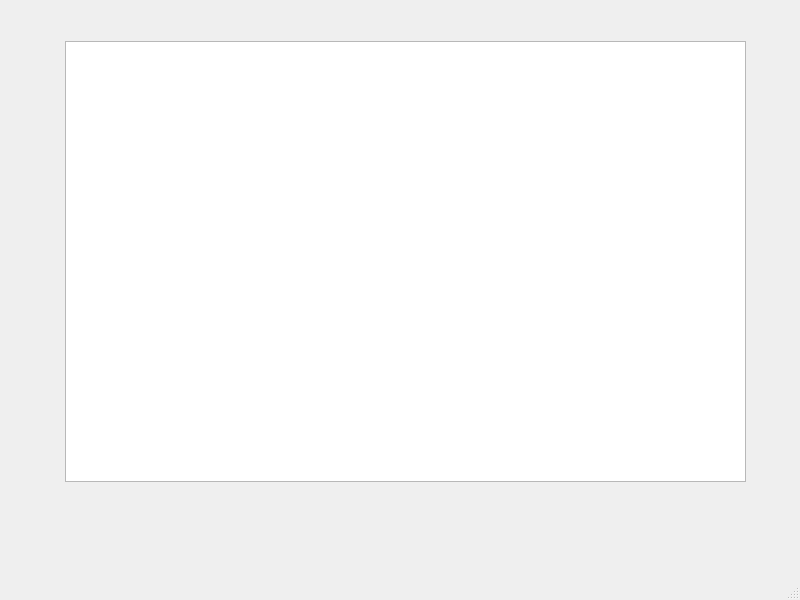
<?xml version="1.0" encoding="UTF-8"?>
<ui version="4.0">
 <class>GuiView</class>
 <widget class="QMainWindow" name="GuiView">
  <property name="geometry">
   <rect>
    <x>0</x>
    <y>0</y>
    <width>800</width>
    <height>600</height>
   </rect>
  </property>
  <property name="windowTitle">
   <string>Baba Is You</string>
  </property>
  <widget class="QWidget" name="centralwidget">
   <widget class="QGraphicsView" name="myGraphicsView">
    <property name="geometry">
     <rect>
      <x>65</x>
      <y>41</y>
      <width>681</width>
      <height>441</height>
     </rect>
    </property>
   </widget>
  </widget>
  <widget class="QMenuBar" name="menubar">
   <property name="geometry">
    <rect>
     <x>0</x>
     <y>0</y>
     <width>800</width>
     <height>36</height>
    </rect>
   </property>
  </widget>
  <widget class="QStatusBar" name="statusbar"/>
 </widget>
 <resources/>
 <connections/>
</ui>
